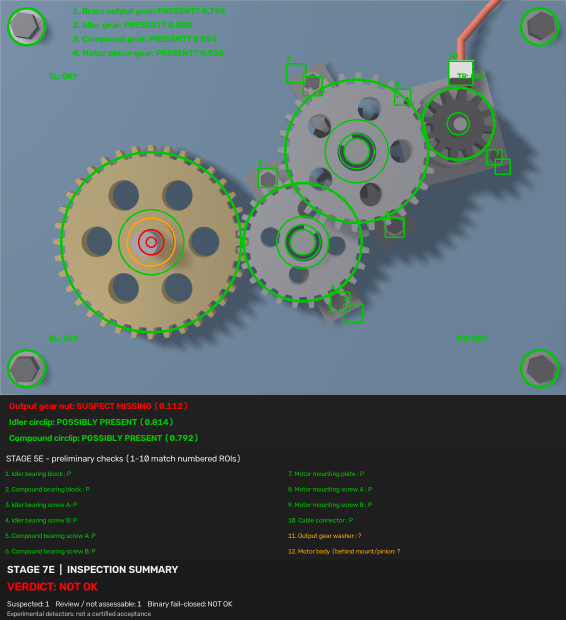
#> input picture Case_Study_1/output/final_results/test_01_inspection_stage6.png, 1132 x 1239 px (shown at 1/2 size)
$ python -i inspect.py   (imports and definitions only)
#> lines starting #> are read from the running program, lines starting #| are printed output that depends on the picture; after the words box and inside, x2 and y2 are one past the last pixel; in counts of white or black regions, pixels touching at a corner belong together
#> further down, picture is the input picture: shape (1239, 1132, 3); mean B, G, R 98.4, 97.5, 82.7
# Vinfotech Task 1 — Stage 6: existing detectors + image/folder reporting
# Component feature checks are experimental; fail-closed decision is explicit.
# This file is intentionally named inspect.py (as required by the assignment).

# Prevent this project file from shadowing Python's standard-library inspect module.
import os
import sys

PROJECT_DIR = os.path.normcase(os.path.abspath(os.path.dirname(__file__)))
sys.path[:] = [
    entry for entry in sys.path
    if os.path.normcase(os.path.abspath(entry or os.getcwd())) != PROJECT_DIR
]

import argparse
import json
import csv
import time
import subprocess
from pathlib import Path

import cv2
import numpy as np

ROOT = Path(__file__).resolve().parent
OUTPUT_DIR = ROOT / 'output'
# [1 line not run here, left out]
PLATE_SIZE = (1132, 790)  # width, height in pixels

# Coordinates below refer to the NORMALIZED blue plate.
GEARS = {
    'Brass output gear': {
        'center': (302, 484), 'inner': 65, 'outer': 180,
        'lower': (12, 35, 70), 'upper': (34, 220, 255),
    },
    'Idler gear': {
        'center': (605, 484), 'inner': 52, 'outer': 118,
        'lower': (0, 0, 65), 'upper': (179, 55, 255),
    },
    'Compound gear': {
        'center': (713, 302), 'inner': 63, 'outer': 143,
        'lower': (0, 0, 65), 'upper': (179, 55, 255),
    },
    'Motor pinion gear': {
        'center': (916, 247), 'inner': 22, 'outer': 72,
        'lower': (0, 0, 45), 'upper': (179, 55, 112),
    },
}

BOLTS = {
    'Top-left': (53, 53),
    'Top-right': (1079, 53),
    'Bottom-left': (53, 737),
    'Bottom-right': (1079, 737),
}


# [5 lines left out: function load_image, not called in this run]


def order_corners(points):
    """Return top-left, top-right, bottom-right, bottom-left."""
    points = np.asarray(points, dtype=np.float32)
    sums = points.sum(axis=1)
    differences = np.diff(points, axis=1).ravel()
    return np.float32([
        points[np.argmin(sums)],
        points[np.argmin(differences)],
        points[np.argmax(sums)],
        points[np.argmax(differences)],
    ])


def normalize_plate(image):
    """Find blue base plate and warp it to a consistent rectangular view."""
    hsv = cv2.cvtColor(image, cv2.COLOR_BGR2HSV)
#> hsv: shape (1239, 1132, 3); mean H, S, V 62, 50.1, 109.5
    mask = cv2.inRange(hsv, (90, 30, 40), (125, 255, 255))
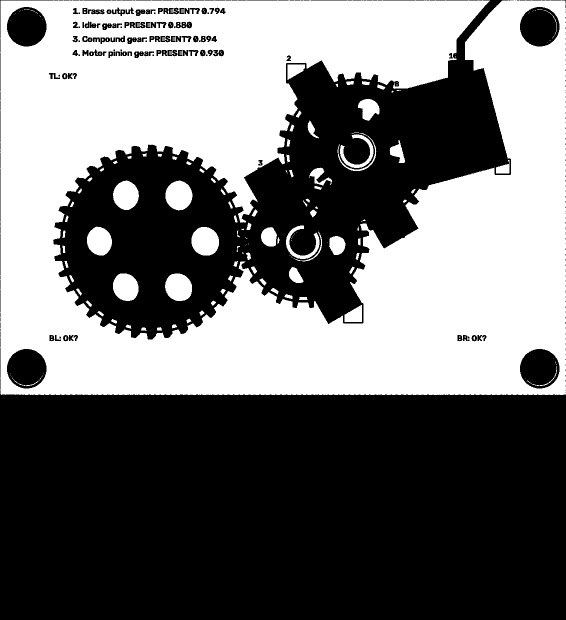
#> mask: shape (1239, 1132) (shown at 1/2 size); 44.1% white; 228 white regions (141 under 20 px), largest, box (x1, y1, x2, y2) and area: (0, 0, 1132, 790) 588513, (383, 454, 438, 511) 2513, (331, 361, 385, 421) 2475
    kernel = cv2.getStructuringElement(cv2.MORPH_ELLIPSE, (41, 41))
    mask = cv2.morphologyEx(mask, cv2.MORPH_CLOSE, kernel)
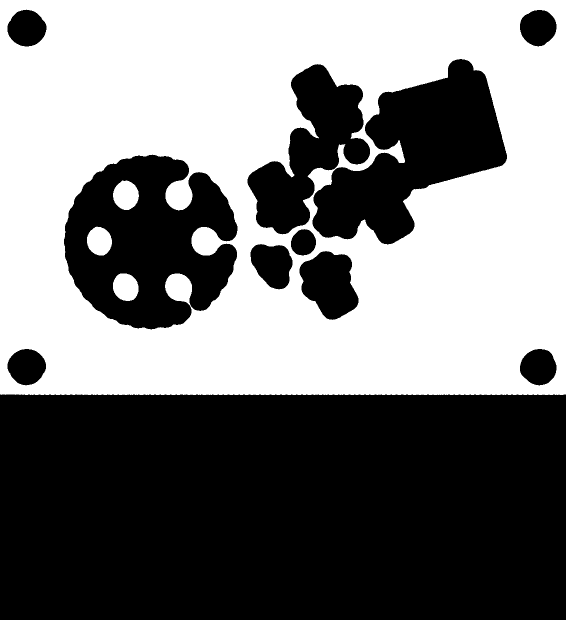
#> mask: shape (1239, 1132) (shown at 1/2 size); 47.8% white; 4 white regions
    contours, _ = cv2.findContours(
        mask, cv2.RETR_EXTERNAL, cv2.CHAIN_APPROX_SIMPLE
    )
#> contours = 1 contour; box (x1, y1, x2, y2) and area: (0, 0, 1132, 790) 891937
    if not contours:
        raise RuntimeError('Blue base plate was not detected')
    contour = max(contours, key=cv2.contourArea)
#> contour = contour of 549 points, box (x1, y1, x2, y2) (0, 0, 1132, 790), area 891937
    if cv2.contourArea(contour) < 0.20 * image.shape[0] * image.shape[1]:
        raise RuntimeError('Blue base plate detection is unreliable')

    corners = order_corners(cv2.boxPoints(cv2.minAreaRect(contour)))
#> in order_corners, `points = np.asarray(points, dtype=np.float32)`: points = [[1131, 789], [-2.42e-14, 789], [0, 0], [1131, 0]]
#> in order_corners, `sums = points.sum(axis=1)`: sums = [1920, 789, 0, 1131]
#> in order_corners, `differences = np.diff(points, axis=1).ravel()`: differences = [-342, 789, 0, -1131]
#> corners = [[0, 0], [1131, 0], [1131, 789], [-2.42e-14, 789]]
    width, height = PLATE_SIZE
    destination = np.float32([
        [0, 0], [width - 1, 0],
        [width - 1, height - 1], [0, height - 1]
    ])
    transform = cv2.getPerspectiveTransform(corners, destination)
#> transform = [[1, 3.06e-17, 0], [0, 1, 0], [1.27e-19, 2.71e-20, 1]]
    return cv2.warpPerspective(image, transform, PLATE_SIZE)
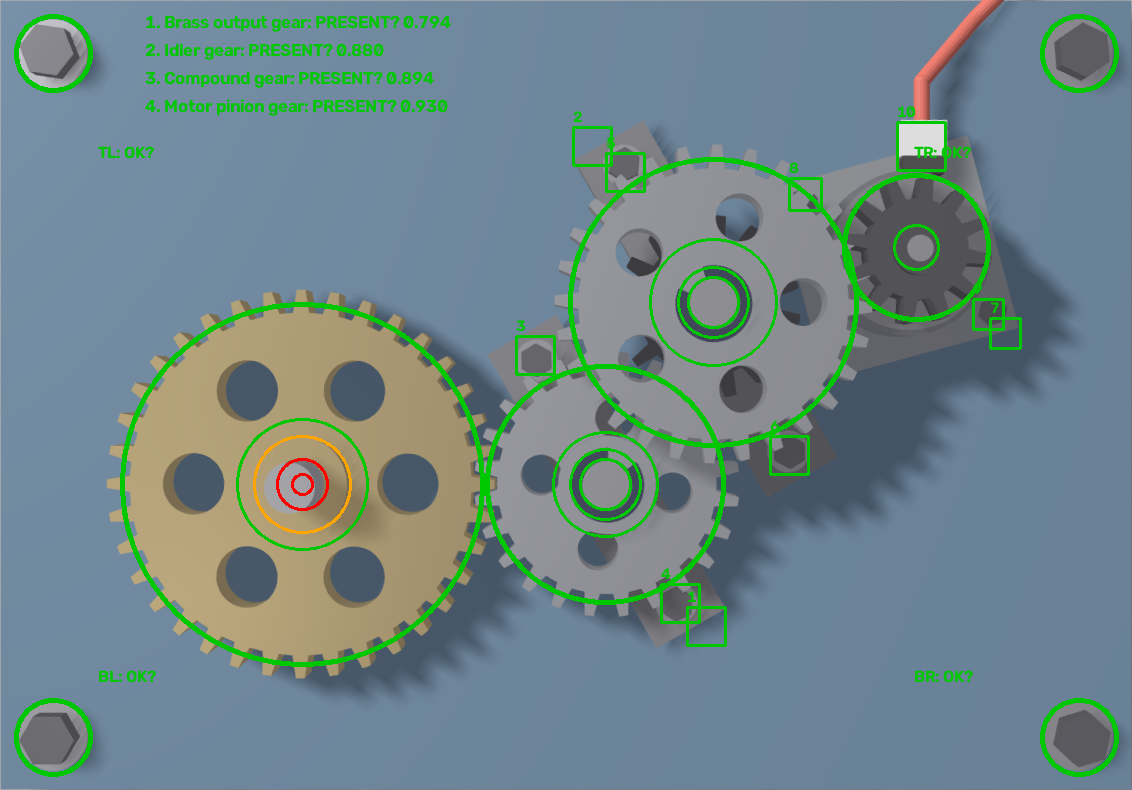
#> returned value: shape (790, 1132, 3); mean of channels 0, 1, 2 136.7, 133.2, 110.8; drawn as B, G, R


# [21 lines left out: functions ring_mask, region_fraction, gear_score, not called in this run]


def metal_mask(image):
    hsv = cv2.cvtColor(image, cv2.COLOR_BGR2HSV)
    return cv2.inRange(hsv, (0, 0, 50), (179, 45, 255))


# [148 lines left out: functions inspect_gears, bolt_head_edge_count, bolt_head_contrast, inspect_bolts, not called in this run]


# ==============================================
# STAGE 5D: OUTPUT NUT AND TWO CIRCLIPS
# ==============================================
# These are centers in the NORMALIZED 1132 x 790 image.
# We inspect annular regions so the result remains relatively
# stable when a gear rotates around its own axis.

SMALL_PARTS = {
    "Output gear nut": {
        "center": (302, 484),
        "inner": 10,
        "outer": 25,
        "lower": (12, 35, 70),    # Gold/yellow metal
        "upper": (34, 220, 255),
        "threshold_factor": 0.65,
    },
    "Idler circlip": {
        "center": (605, 484),
        "inner": 25,
        "outer": 35,
        "lower": (0, 25, 0),     # Dark colored C-shaped ring
        "upper": (179, 255, 134),
        "threshold_factor": 0.65,
    },
    "Compound circlip": {
        "center": (713, 302),
        "inner": 25,
        "outer": 35,
        "lower": (0, 25, 0),
        "upper": (179, 255, 134),
        "threshold_factor": 0.65,
    },
}


# [55 lines left out: functions small_part_score, inspect_small_parts, not called in this run]


# ==============================================
# STAGE 5E: BEARING SUPPORTS, SCREWS, MOTOR PLATE,
# PLUG AND AN EXPERIMENTAL OUTPUT-WASHER CHECK
# ==============================================
# Fixed ROIs are for the 1132 x 790 *normalized* plate, not
# pixel locations in the original 1600 x 1200 image.
# Every template below is taken from correct reference images.
# Some labels refer to exposed visual proxies, not full part verification.
# Template matching is insensitive to small shifts, but not to severe
# occlusion, large rotation, or hardware behind other components.

STATIC_PARTS = {
    'Idler bearing block (visible support)': (706, 626, 19),
    'Compound bearing block (visible support)': (592, 146, 19),
    'Idler bearing screw A': (535, 355, 19),
    'Idler bearing screw B': (680, 603, 19),
    'Compound bearing screw A': (625, 172, 19),
    'Compound bearing screw B': (789, 455, 19),
    'Motor mounting plate (visible corner)': (1005, 333, 15),
    'Motor mounting screw A (tentative ROI)': (805, 194, 16),
    'Motor mounting screw B (tentative ROI)': (988, 314, 15),
    'Cable connector (plug position)': (921, 146, 24),
}


# [144 lines left out: functions local_template_score, template_consistency, inspect_static_parts, output_washer_score, inspect_output_washer, stage5e_report_strip and 1 more, not called in this run]


# ==============================================
# STAGE 6 + 7C: REPORTING AND GEOMETRY DIAGNOSTIC
# ==============================================
# The current detectors have NOT been validated on unseen missing/misplaced
# parts. A visually correct assembly must not receive a certified "OK" yet.
DETECTORS_VALIDATED = False
SUPPORTED_EXTENSIONS = {'.png', '.jpg', '.jpeg', '.bmp', '.tif', '.tiff'}
# The visible-proxy option is an explicitly assumption-based assessment of
# the overhead image, NOT a claim that the hidden motor body was seen.
# Keep strict mode as the default for users who require direct verification.
MOTOR_BODY_NAME = 'Motor body (behind mount/pinion)'
MOTOR_VISIBLE_PROXIES = (
    'Motor pinion gear',
    'Motor mounting plate (visible corner)',
    'Motor mounting screw A (tentative ROI)',
    'Motor mounting screw B (tentative ROI)',
    'Cable connector (plug position)',
)
DECISION_POLICIES = ('strict', 'visible-proxy')
CSV_COLUMNS = [
    'image', 'verdict', 'binary_fallback', 'reason', 'decision_policy',
    'conditional_ok', 'assumptions_used', 'suspected_count', 'review_count',
    'suspected_parts', 'review_parts', 'seconds',
    'annotated_path', 'json_path', 'error'
]


# [94 lines left out: functions classify_results, add_final_strip, not called in this run]


def resolve_output_path(argument):
    target = Path(argument)
    return target if target.is_absolute() else ROOT / target


# [344 lines left out: functions load_references, run_inspection, print_summary, save_summary_csv, _metric, print_validation_parameters and 2 more, not called in this run]


# [2 lines not run here, left out]

>>> import cv2
>>> picture = cv2.imread('output/final_results/test_01_inspection_stage6.png')
>>> result = normalize_plate(picture)

$ run again, on Case_Study_1/reference_good/good_ref_02.png
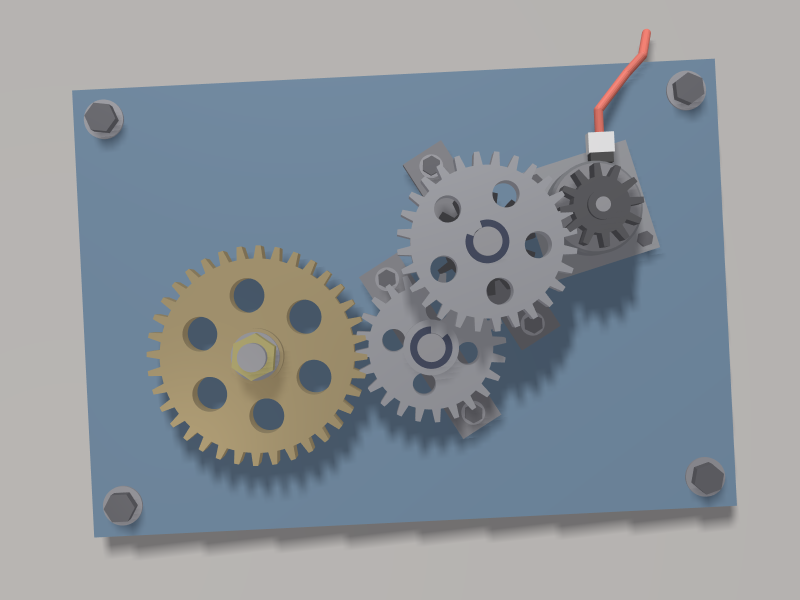
#> input picture Case_Study_1/reference_good/good_ref_02.png, 1600 x 1200 px (shown at 1/2 size)
#> picture is the input picture: shape (1200, 1600, 3); mean B, G, R 154.1, 147.2, 139.7
#> hsv: shape (1200, 1600, 3); mean H, S, V 65.5, 41.8, 159.2
#> in normalize_plate, `mask = cv2.morphologyEx(mask, cv2.MORPH_CLOSE, kernel)`:
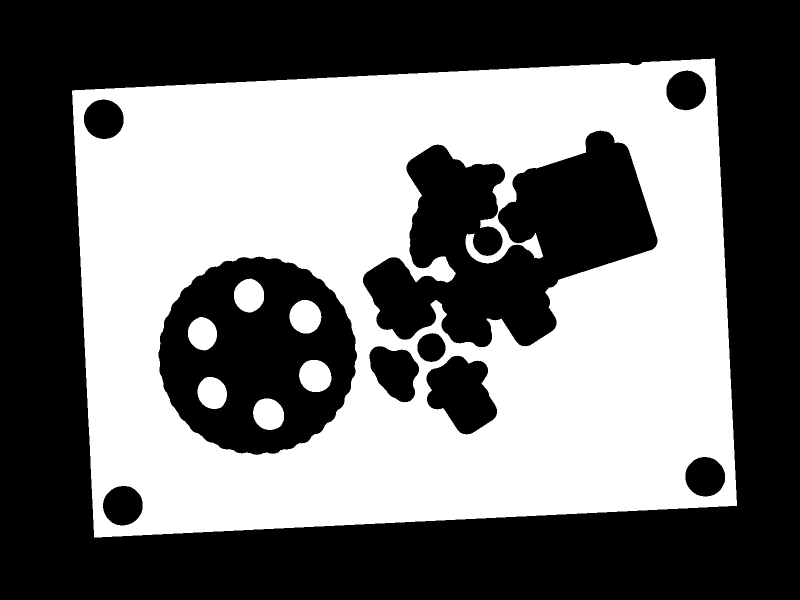
#> mask: shape (1200, 1600) (shown at 1/2 size); 44.9% white; 7 white regions
#> contours = 1 contour; box (x1, y1, x2, y2) and area: (144, 117, 1474, 1075) 1150632
#> contour = contour of 445 points, box (x1, y1, x2, y2) (144, 117, 1474, 1075), area 1150632
#> points = [[187.8, 1074.8], [143.5, 180.3], [1429.3, 116.6], [1473.6, 1011.1]]
#> sums = [1262.6, 323.8, 1545.9, 2484.7]
#> differences = [887, 36.73, -1312.7, -462.4]
#> corners = [[143.5, 180.3], [1429.3, 116.6], [1473.6, 1011.1], [187.8, 1074.8]]
#> transform = [[0.877, -0.0434, -118.1], [0.0436, 0.88, -164.9], [1.08e-19, -8.96e-20, 1]]
#> in normalize_plate, `return cv2.warpPerspective(image, transform, PLATE_SIZE)`:
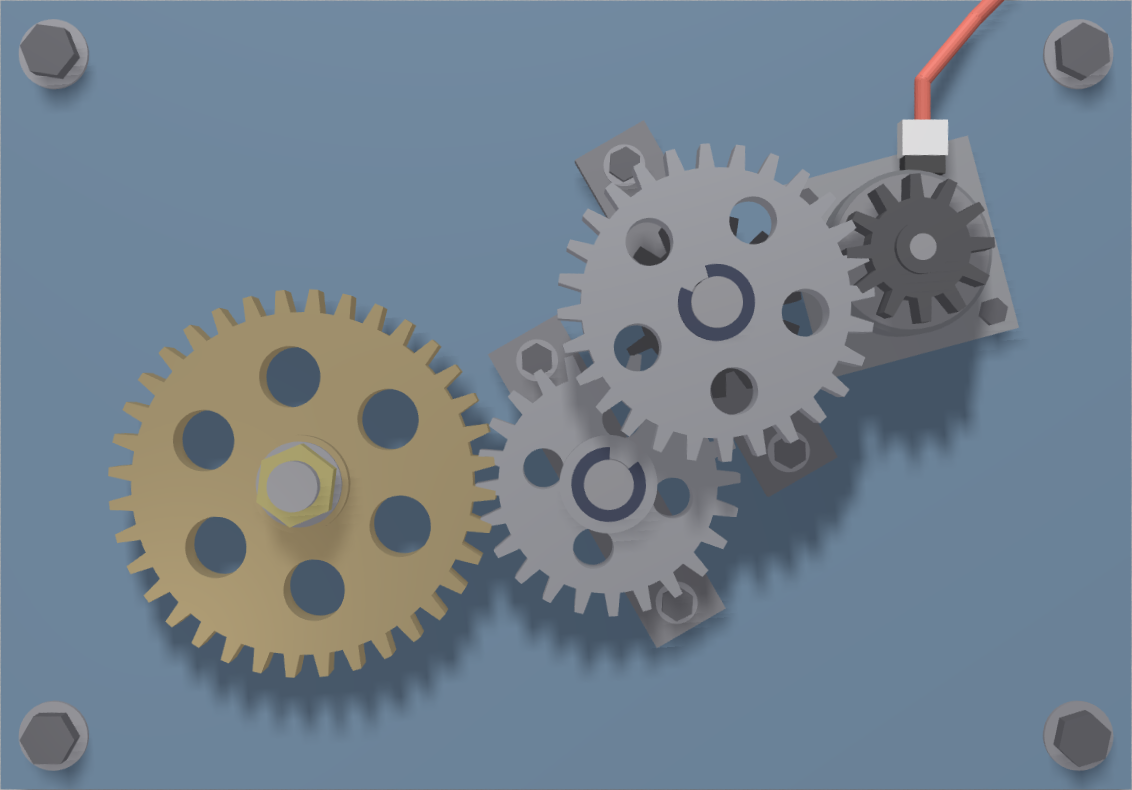
#> returned value: shape (790, 1132, 3); mean of channels 0, 1, 2 141.2, 128.3, 113.9; drawn as B, G, R

$ run again, on Case_Study_1/test_images/test_01.png
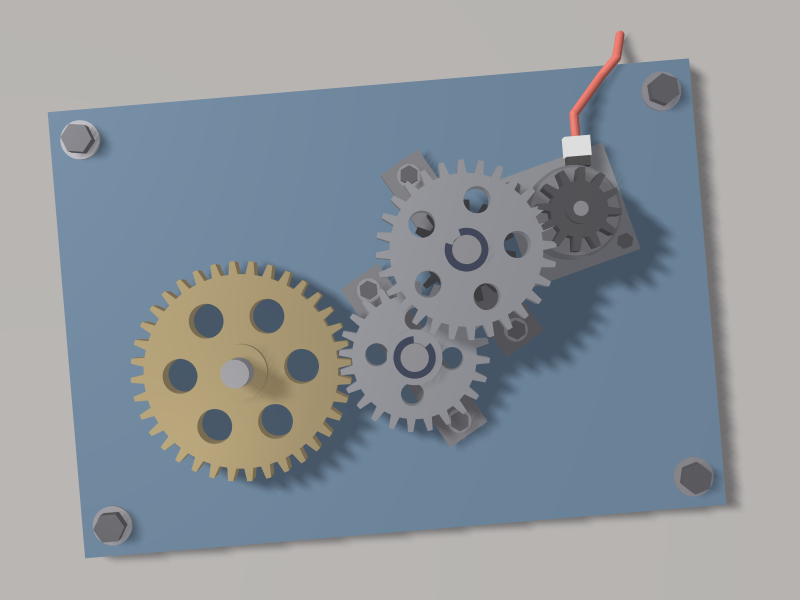
#> input picture Case_Study_1/test_images/test_01.png, 1600 x 1200 px (shown at 1/2 size)
#> picture is the input picture: shape (1200, 1600, 3); mean B, G, R 155.6, 148.9, 141.4
#> hsv: shape (1200, 1600, 3); mean H, S, V 64.8, 41.8, 161.1
#> in normalize_plate, `mask = cv2.morphologyEx(mask, cv2.MORPH_CLOSE, kernel)`:
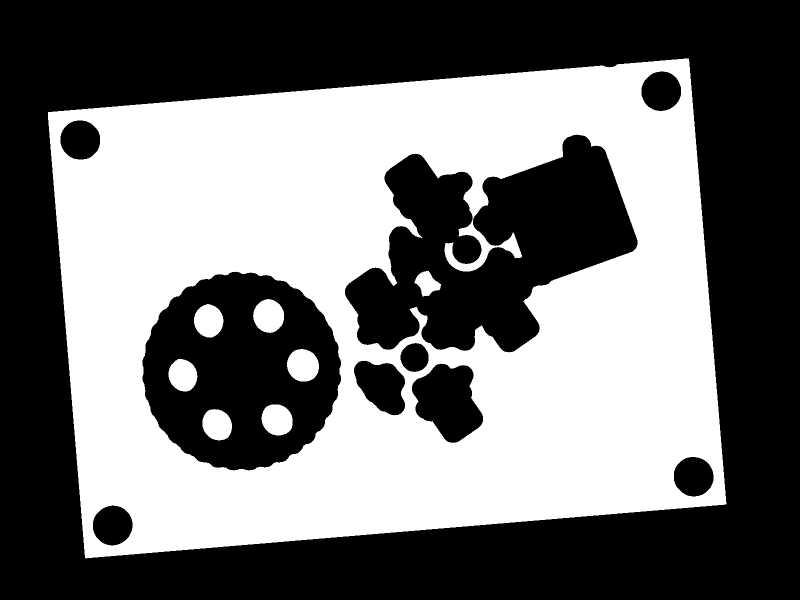
#> mask: shape (1200, 1600) (shown at 1/2 size); 44.9% white; 8 white regions
#> contours = 1 contour; box (x1, y1, x2, y2) and area: (96, 117, 1453, 1117) 1150730
#> contour = contour of 745 points, box (x1, y1, x2, y2) (96, 117, 1453, 1117), area 1150730
#> points = [[169.6, 1116.3], [94.68, 223.8], [1377.5, 116.1], [1452.4, 1008.6]]
#> sums = [1285.9, 318.5, 1493.6, 2461]
#> differences = [946.7, 129.1, -1261.4, -443.9]
#> corners = [[94.68, 223.8], [1377.5, 116.1], [1452.4, 1008.6], [169.6, 1116.3]]
#> transform = [[0.875, -0.0735, -66.44], [0.0737, 0.878, -203.4], [-1.44e-20, 1.63e-19, 1]]
#> in normalize_plate, `return cv2.warpPerspective(image, transform, PLATE_SIZE)`:
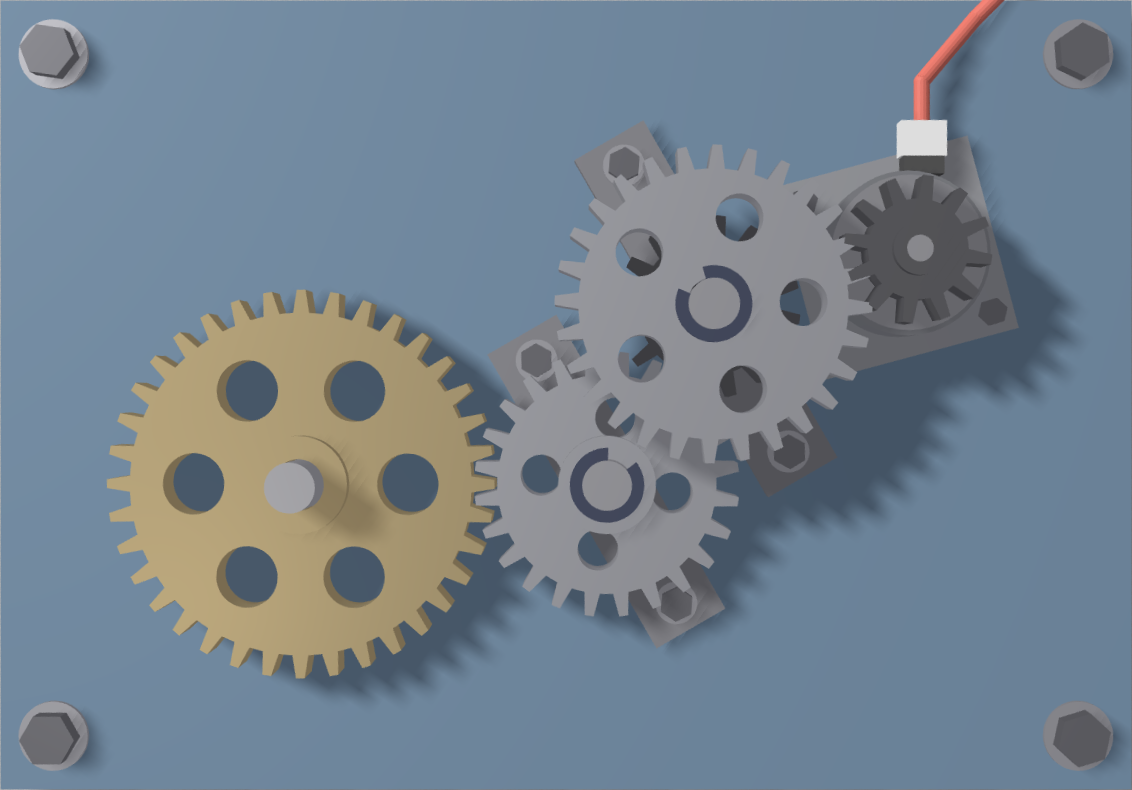
#> returned value: shape (790, 1132, 3); mean of channels 0, 1, 2 142.6, 130.1, 115.7; drawn as B, G, R
